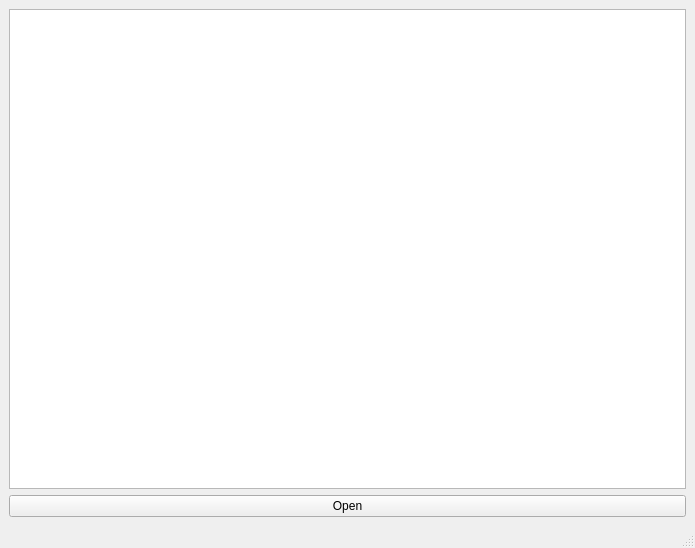
<?xml version="1.0" encoding="UTF-8"?>
<ui version="4.0">
 <class>HtmlEdit</class>
 <widget class="QMainWindow" name="HtmlEdit">
  <property name="geometry">
   <rect>
    <x>0</x>
    <y>0</y>
    <width>695</width>
    <height>548</height>
   </rect>
  </property>
  <property name="windowTitle">
   <string>HtmlEdit</string>
  </property>
  <widget class="QWidget" name="centralwidget">
   <layout class="QGridLayout" name="gridLayout">
    <item row="0" column="0">
     <layout class="QVBoxLayout" name="verticalLayout">
      <property name="sizeConstraint">
       <enum>QLayout::SizeConstraint::SetDefaultConstraint</enum>
      </property>
      <item>
       <layout class="QHBoxLayout" name="horizontalLayout">
        <property name="sizeConstraint">
         <enum>QLayout::SizeConstraint::SetDefaultConstraint</enum>
        </property>
        <item>
         <widget class="QTextEdit" name="textEdit">
          <property name="sizePolicy">
           <sizepolicy hsizetype="Preferred" vsizetype="Expanding">
            <horstretch>0</horstretch>
            <verstretch>0</verstretch>
           </sizepolicy>
          </property>
          <property name="minimumSize">
           <size>
            <width>0</width>
            <height>0</height>
           </size>
          </property>
         </widget>
        </item>
        <item>
         <layout class="QHBoxLayout" name="webPage">
          <property name="sizeConstraint">
           <enum>QLayout::SizeConstraint::SetMaximumSize</enum>
          </property>
         </layout>
        </item>
       </layout>
      </item>
      <item>
       <widget class="QPushButton" name="openButton">
        <property name="text">
         <string>Open</string>
        </property>
       </widget>
      </item>
     </layout>
    </item>
   </layout>
  </widget>
  <widget class="QMenuBar" name="menubar">
   <property name="geometry">
    <rect>
     <x>0</x>
     <y>0</y>
     <width>695</width>
     <height>22</height>
    </rect>
   </property>
  </widget>
  <widget class="QStatusBar" name="statusbar"/>
 </widget>
 <resources/>
 <connections>
  <connection>
   <sender>textEdit</sender>
   <signal>textChanged()</signal>
   <receiver>HtmlEdit</receiver>
   <slot>Edit()</slot>
   <hints>
    <hint type="sourcelabel">
     <x>400</x>
     <y>525</y>
    </hint>
    <hint type="destinationlabel">
     <x>401</x>
     <y>574</y>
    </hint>
   </hints>
  </connection>
  <connection>
   <sender>openButton</sender>
   <signal>clicked()</signal>
   <receiver>HtmlEdit</receiver>
   <slot>Open()</slot>
   <hints>
    <hint type="sourcelabel">
     <x>282</x>
     <y>552</y>
    </hint>
    <hint type="destinationlabel">
     <x>282</x>
     <y>572</y>
    </hint>
   </hints>
  </connection>
 </connections>
 <slots>
  <slot>Open()</slot>
  <slot>Edit()</slot>
 </slots>
</ui>
